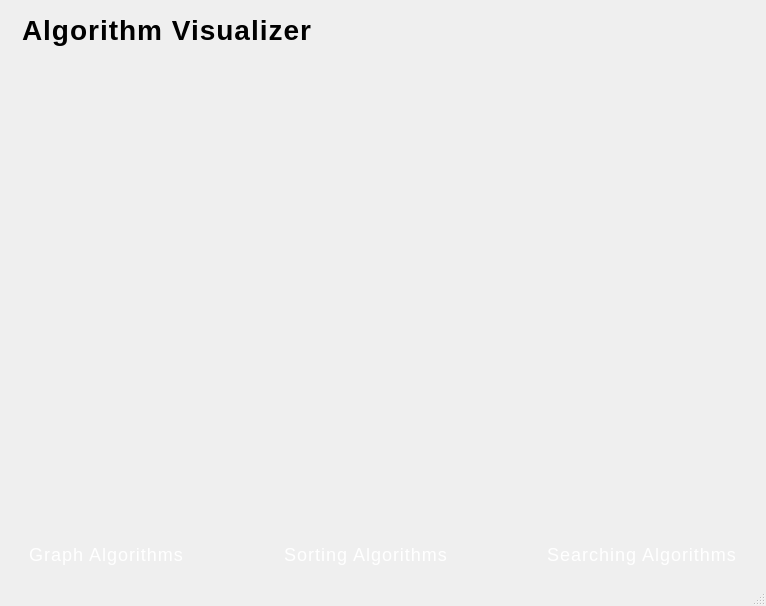
<?xml version="1.0" encoding="UTF-8"?>
<ui version="4.0">
 <class>MainWindow</class>
 <widget class="QMainWindow" name="MainWindow">
  <property name="geometry">
   <rect>
    <x>0</x>
    <y>0</y>
    <width>766</width>
    <height>606</height>
   </rect>
  </property>
  <property name="windowTitle">
   <string>MainWindow</string>
  </property>
  <widget class="QWidget" name="centralwidget">
   <layout class="QVBoxLayout" name="verticalLayout">
    <item>
     <widget class="QLabel" name="label">
      <property name="styleSheet">
       <string notr="true">QLabel {
    font-family: &quot;Times New Roman&quot;, &quot;Segoe UI&quot;, Arial, sans-serif;
    font-size: 28px;
    font-weight: bold;
	color: qlineargradient(
        spread:pad, 
        x1:0, y1:0, x2:1, y2:0, 
        stop:0 #0077b6, stop:1 #48cae4
    );
    qproperty-alignment: AlignCenter;
    letter-spacing: 1px;
    text-transform: uppercase;
    background: transparent;
    padding: 5px;
}
</string>
      </property>
      <property name="text">
       <string>Algorithm Visualizer</string>
      </property>
     </widget>
    </item>
    <item>
     <spacer name="verticalSpacer">
      <property name="orientation">
       <enum>Qt::Orientation::Vertical</enum>
      </property>
      <property name="sizeHint" stdset="0">
       <size>
        <width>20</width>
        <height>40</height>
       </size>
      </property>
     </spacer>
    </item>
    <item>
     <layout class="QHBoxLayout" name="horizontalLayout">
      <item>
       <widget class="QPushButton" name="btnGraph">
        <property name="styleSheet">
         <string notr="true">QPushButton {
    font-family: &quot;Segoe UI Semibold&quot;, &quot;Times New Roman&quot;, Arial, sans-serif;
    font-size: 18px;
    color: white;
    background: qlineargradient(
        spread:pad,
        x1:0, y1:0, x2:1, y2:1,
        stop:0 #0077b6,
        stop:1 #48cae4
    );
    border: none;
    border-radius: 10px;
    padding: 10px 20px;
    letter-spacing: 1px;
}

QPushButton:hover {
    background: qlineargradient(
        spread:pad,
        x1:0, y1:0, x2:1, y2:1,
        stop:0 #48cae4,
        stop:1 #90e0ef
    );
}

QPushButton:pressed {
    background-color: #023e8a;
}
</string>
        </property>
        <property name="text">
         <string>Graph Algorithms</string>
        </property>
       </widget>
      </item>
      <item>
       <spacer name="horizontalSpacer">
        <property name="orientation">
         <enum>Qt::Orientation::Horizontal</enum>
        </property>
        <property name="sizeHint" stdset="0">
         <size>
          <width>40</width>
          <height>20</height>
         </size>
        </property>
       </spacer>
      </item>
      <item>
       <widget class="QPushButton" name="btnSorting">
        <property name="styleSheet">
         <string notr="true">QPushButton {
    font-family: &quot;Segoe UI Semibold&quot;, &quot;Times New Roman&quot;, Arial, sans-serif;
    font-size: 18px;
    color: white;
    background: qlineargradient(
        spread:pad,
        x1:0, y1:0, x2:1, y2:1,
        stop:0 #0077b6,
        stop:1 #48cae4
    );
    border: none;
    border-radius: 10px;
    padding: 10px 20px;
    letter-spacing: 1px;
}

QPushButton:hover {
    background: qlineargradient(
        spread:pad,
        x1:0, y1:0, x2:1, y2:1,
        stop:0 #48cae4,
        stop:1 #90e0ef
    );
}

QPushButton:pressed {
    background-color: #023e8a;
}
</string>
        </property>
        <property name="text">
         <string>Sorting Algorithms</string>
        </property>
       </widget>
      </item>
      <item>
       <spacer name="horizontalSpacer_2">
        <property name="orientation">
         <enum>Qt::Orientation::Horizontal</enum>
        </property>
        <property name="sizeHint" stdset="0">
         <size>
          <width>40</width>
          <height>20</height>
         </size>
        </property>
       </spacer>
      </item>
      <item>
       <widget class="QPushButton" name="btnSearching">
        <property name="styleSheet">
         <string notr="true">QPushButton {
    font-family: &quot;Segoe UI Semibold&quot;, &quot;Times New Roman&quot;, Arial, sans-serif;
    font-size: 18px;
    color: white;
    background: qlineargradient(
        spread:pad,
        x1:0, y1:0, x2:1, y2:1,
        stop:0 #0077b6,
        stop:1 #48cae4
    );
    border: none;
    border-radius: 10px;
    padding: 10px 20px;
    letter-spacing: 1px;
}

QPushButton:hover {
    background: qlineargradient(
        spread:pad,
        x1:0, y1:0, x2:1, y2:1,
        stop:0 #48cae4,
        stop:1 #90e0ef
    );
}

QPushButton:pressed {
    background-color: #023e8a;
}
</string>
        </property>
        <property name="text">
         <string>Searching Algorithms</string>
        </property>
       </widget>
      </item>
     </layout>
    </item>
   </layout>
  </widget>
  <widget class="QMenuBar" name="menubar">
   <property name="geometry">
    <rect>
     <x>0</x>
     <y>0</y>
     <width>766</width>
     <height>21</height>
    </rect>
   </property>
  </widget>
  <widget class="QStatusBar" name="statusbar"/>
 </widget>
 <resources/>
 <connections/>
</ui>
